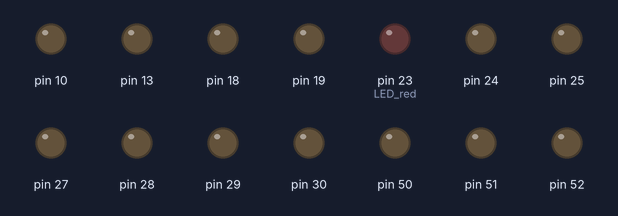
Recording of a sketch running on a simulated Arduino Mega 2560, built with avr-gcc and run on an emulated ATmega2560. On the bench: output pins drawn as LEDs (lit = HIGH). Storage starts empty; what the sketch prints to the serial monitor is not drawn.

Above: at 0.6 s.
Timing chart, 0 to 0.6 s (numbered marks = the images above):
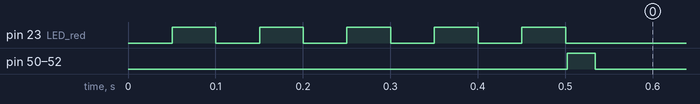

The sketch:

AIRDOS_C.ino
```cpp
#define DEBUG // Please comment it if you are not debugging
String githash = "$Id$";
/*
  AIRDOS02A (RTC, GPS)

3 month endurance with LS 33600 = 7.6 mA

ISP
---
PD0     RX
PD1     TX
RESET#  through 50M capacitor to RST#

SDcard
------
DAT3   SS   4 B4
CMD    MOSI 5 B5
DAT0   MISO 6 B6
CLK    SCK  7 B7

ANALOG
------
+      A0  PA0
-      A1  PA1
RESET  0   PB0

LED
---
LED_red  23  PC7         // LED for Dasa


                     Mighty 1284p
                      +---\/---+
           (D 0) PB0 1|        |40 PA0 (AI 0 / D24)
           (D 1) PB1 2|        |39 PA1 (AI 1 / D25)
      INT2 (D 2) PB2 3|        |38 PA2 (AI 2 / D26)
       PWM (D 3) PB3 4|        |37 PA3 (AI 3 / D27)
    PWM/SS (D 4) PB4 5|        |36 PA4 (AI 4 / D28)
      MOSI (D 5) PB5 6|        |35 PA5 (AI 5 / D29)
  PWM/MISO (D 6) PB6 7|        |34 PA6 (AI 6 / D30)
   PWM/SCK (D 7) PB7 8|        |33 PA7 (AI 7 / D31)
                 RST 9|        |32 AREF
                VCC 10|        |31 GND
                GND 11|        |30 AVCC
              XTAL2 12|        |29 PC7 (D 23)
              XTAL1 13|        |28 PC6 (D 22)
      RX0 (D 8) PD0 14|        |27 PC5 (D 21) TDI
      TX0 (D 9) PD1 15|        |26 PC4 (D 20) TDO
RX1/INT0 (D 10) PD2 16|        |25 PC3 (D 19) TMS
TX1/INT1 (D 11) PD3 17|        |24 PC2 (D 18) TCK
     PWM (D 12) PD4 18|        |23 PC1 (D 17) SDA
     PWM (D 13) PD5 19|        |22 PC0 (D 16) SCL
     PWM (D 14) PD6 20|        |21 PD7 (D 15) PWM
                      +--------+
*/

// Compiled with: Arduino 1.8.5
// MightyCore 2.0.1 https://mcudude.github.io/MightyCore/package_MCUdude_MightyCore_index.json
#include <SD.h>             // Tested with version 1.0.7. (MightyCore)
#include "wiring_private.h"
#include <Wire.h>           // Tested with version 1.0.0.
#include "RTClib.h"         // Tested with version 1.5.4. (NeiroN)

#define LED_red  23 // PC7
#define RESET     0    // PB0
#define GPSpower  26   // PA2
#define SDpower1  1    // PB1
#define SDpower2  2    // PB2
#define SDpower3  3    // PB3
#define SS        4    // PB4
#define MOSI      5    // PB5
#define MISO      6    // PB6
#define SCK       7    // PB7
#define INT       20   // PC4

#define CHANNELS 512   // number of channels in buffer for histogram, including negative numbers
#define GPSerror 70000 // number of cycles for waitig for GPS in case of GPS error
#define GPSdelay 10    // number of measurements beteen obtaining GPS position
#define TRESHOLD 3*GPSdelay  // ionising radiation flux treshold for obtaining GPS position

uint16_t count = 0;
uint32_t serialhash = 0;

RTC_Millis rtc;

// Read Analog Differential without gain (read datashet of ATMega1280 and ATMega2560 for refference)
// Use analogReadDiff(NUM)
//   NUM  | POS PIN             | NEG PIN           |   GAIN
//  0 | A0      | A1      | 1x
//  1 | A1      | A1      | 1x
//  2 | A2      | A1      | 1x
//  3 | A3      | A1      | 1x
//  4 | A4      | A1      | 1x
//  5 | A5      | A1      | 1x
//  6 | A6      | A1      | 1x
//  7 | A7      | A1      | 1x
//  8 | A8      | A9      | 1x
//  9 | A9      | A9      | 1x
//  10  | A10     | A9      | 1x
//  11  | A11     | A9      | 1x
//  12  | A12     | A9      | 1x
//  13  | A13     | A9      | 1x
//  14  | A14     | A9      | 1x
//  15  | A15     | A9      | 1x
#define PIN 0
uint8_t analog_reference = EXTERNAL; // DEFAULT, INTERNAL, INTERNAL1V1, INTERNAL2V56, or EXTERNAL

void setup()
{

  // Open serial communications and wait for port to open:
  Serial.begin(9600);
  while (!Serial)
  {
  ; // wait for serial port to connect. Needed for Leonardo only?
  }

  Serial.println("#Cvak...");

  ADMUX = (analog_reference << 6) | ((PIN | 0x10) & 0x1F);

  ADCSRB = 0;               // Switching ADC to Free Running mode
  sbi(ADCSRA, ADATE);       // ADC autotrigger enable (mandatory for free running mode)
  sbi(ADCSRA, ADSC);        // ADC start the first conversions
  sbi(ADCSRA, 2);           // 0x100 = clock divided by 16, 62.5 kHz, 208 us for 13 cycles of one AD conversion, 24 us fo 1.5 cycle for sample-hold
  cbi(ADCSRA, 1);
  cbi(ADCSRA, 0);

  pinMode(RESET, OUTPUT);   // reset for peak detetor

  //pinMode(SDpower1, OUTPUT);  // SDcard interface
  //pinMode(SDpower2, OUTPUT);
  //pinMode(SDpower3, OUTPUT);
  //pinMode(SS, OUTPUT);
  //pinMode(MOSI, INPUT);
  //pinMode(MISO, INPUT);
  //pinMode(SCK, OUTPUT);

  DDRB = 0b10011110;
  PORTB = 0b00000000;  // SDcard Power OFF

  DDRA = 0b11111100;
  PORTA = 0b00000000;  // SDcard Power OFF
  DDRC = 0b11101100;
  PORTC = 0b00000000;  // SDcard Power OFF
  DDRD = 0b11111100;
  PORTD = 0b00000000;  // SDcard Power OFF

  pinMode(LED_red, OUTPUT);
  digitalWrite(LED_red, LOW);
  digitalWrite(RESET, LOW);

  //!!! Wire.setClock(100000);

  for(int i=0; i<5; i++)
  {
    delay(50);
    digitalWrite(LED_red, HIGH);  // Blink for Dasa
    delay(50);
    digitalWrite(LED_red, LOW);
  }

  Serial.println("#Hmmm...");

  // make a string for device identification output
  String dataString = "$AIRDOS,G," + githash.substring(5,45) + ","; // FW version and Git hash

/*!!!
  Wire.beginTransmission(0x58);                   // request SN from EEPROM
  Wire.write((int)0x08); // MSB
  Wire.write((int)0x00); // LSB
  Wire.endTransmission();
  Wire.requestFrom((uint8_t)0x58, (uint8_t)16);
*/
  for (int8_t reg=0; reg<16; reg++)
  {
    uint8_t serialbyte = 0xFF; //!!!  Wire.read(); // receive a byte
    if (serialbyte<0x10) dataString += "0";
    dataString += String(serialbyte,HEX);
    serialhash += serialbyte;
  }

  {
    DDRB = 0b10111110;
    PORTB = 0b00001111;  // SDcard Power ON

    // make sure that the default chip select pin is set to output
    // see if the card is present and can be initialized:
    if (!SD.begin(SS))
    {
      Serial.println("#Card failed, or not present");
      // don't do anything more:
      return;
    }

    // open the file. note that only one file can be open at a time,
    // so you have to close this one before opening another.
    File dataFile = SD.open("datalog.txt", FILE_WRITE);

    // if the file is available, write to it:
    if (dataFile)
    {
      dataFile.println(dataString);  // write to SDcard (800 ms)
      dataFile.close();

      digitalWrite(LED_red, HIGH);  // Blink for Dasa
      Serial.println(dataString);  // print SN to terminal
      digitalWrite(LED_red, LOW);
    }
    // if the file isn't open, pop up an error:
    else
    {
      Serial.println("#error opening datalog.txt");
    }

    DDRB = 0b10011110;
    PORTB = 0b00000001;  // SDcard Power OFF
  }

}


void loop()
{
  uint8_t lo, hi;
  uint16_t u_sensor, maximum;
  uint16_t buffer[CHANNELS];
  uint16_t offset, old_offset = 0;
  uint32_t flux;

  uint32_t flux_long = 0;

  for(int i=0; i<(GPSdelay); i++)  // measurements between GPS aquisition
  {
    for(int n=0; n<CHANNELS; n++)
    {
      buffer[n]=0;
    }

    // measurement of ADC offset
    ADMUX = (analog_reference << 6) | 0b10001; // Select +A1,-A1 for offset correction
    delay(50);
    ADCSRB = 0;               // Switching ADC to Free Running mode
    sbi(ADCSRA, ADATE);       // ADC autotrigger enable (mandatory for free running mode)
    sbi(ADCSRA, ADSC);        // ADC start the first conversions
    sbi(ADCSRA, 2);           // 0x100 = clock divided by 16, 62.5 kHz, 208 us for 13 cycles of one AD conversion, 24 us fo 1.5 cycle for sample-hold
    cbi(ADCSRA, 1);
    cbi(ADCSRA, 0);
    sbi(ADCSRA, ADIF);                  // reset interrupt flag from ADC
    while (bit_is_clear(ADCSRA, ADIF)); // wait for the first conversion
    sbi(ADCSRA, ADIF);                  // reset interrupt flag from ADC
    lo = ADCL;
    hi = ADCH;
    ADMUX = (analog_reference << 6) | 0b10000; // Select +A0,-A1 for measurement
    ADCSRB = 0;               // Switching ADC to Free Running mode
    sbi(ADCSRA, ADATE);       // ADC autotrigger enable (mandatory for free running mode)
    sbi(ADCSRA, ADSC);        // ADC start the first conversions
    sbi(ADCSRA, 2);           // 0x100 = clock divided by 16, 62.5 kHz, 208 us for 13 cycles of one AD conversion, 24 us fo 1.5 cycle for sample-hold
    cbi(ADCSRA, 1);
    cbi(ADCSRA, 0);
    // combine the two bytes
    u_sensor = (hi << 7) | (lo >> 1);
    // manage negative values
    if (u_sensor <= (CHANNELS/2)-1 ) {u_sensor += (CHANNELS/2);} else {u_sensor -= (CHANNELS/2);}
    if (1 < abs(old_offset - u_sensor)) offset = u_sensor;
    old_offset = offset;

    PORTB = 1;                          // Set reset output for peak detector to H
    sbi(ADCSRA, ADIF);                  // reset interrupt flag from ADC
    while (bit_is_clear(ADCSRA, ADIF)); // wait for the first dummy conversion
    DDRB = 0b10011111;                  // Reset peak detector
    delayMicroseconds(100);             // guaranteed reset
    DDRB = 0b10011110;

    sbi(ADCSRA, ADIF);        // reset interrupt flag from ADC

    uint16_t suppress = 0;

    while (bit_is_clear(ADCSRA, ADIF)); // wait for dummy conversion
    DDRB = 0b10011111;                  // Reset peak detector
    asm("NOP");                         // cca 6 us for 2k2 resistor and 1k capacitor in peak detector
    asm("NOP");
    asm("NOP");
    asm("NOP");
    asm("NOP");
    DDRB = 0b10011110;
    sbi(ADCSRA, ADIF);                  // reset interrupt flag from ADC

    // dosimeter integration
    for (uint16_t i=0; i<46000; i++)    // cca 10 s
    {
      while (bit_is_clear(ADCSRA, ADIF)); // wait for end of conversion
      //delayMicroseconds(24);            // 24 us wait for 1.5 cycle of 62.5 kHz ADC clock for sample/hold for next conversion
      asm("NOP");                         // cca 8 us after loop
      asm("NOP");
      asm("NOP");
      asm("NOP");
      asm("NOP");
      asm("NOP");

      DDRB = 0b10011111;                  // Reset peak detector
      asm("NOP");                         // cca 7 us for 2k2 resistor and 100n capacitor in peak detector
      asm("NOP");
      asm("NOP");
      asm("NOP");
      asm("NOP");
      DDRB = 0b10011110;
      sbi(ADCSRA, ADIF);                  // reset interrupt flag from ADC

      // we have to read ADCL first; doing so locks both ADCL
      // and ADCH until ADCH is read.  reading ADCL second would
      // cause the results of each conversion to be discarded,
      // as ADCL and ADCH would be locked when it completed.
      lo = ADCL;
      hi = ADCH;

      // combine the two bytes
      u_sensor = (hi << 7) | (lo >> 1);

      // manage negative values
      if (u_sensor <= (CHANNELS/2)-1 ) {u_sensor += (CHANNELS/2);} else {u_sensor -= (CHANNELS/2);}

      if (u_sensor > maximum) // filter double detection for pulses between two samples
      {
        maximum = u_sensor;
        suppress++;
      }
      else
      {
        buffer[maximum]++;
        maximum = 0;
      }
    }

    // Data out
    flux = 0;
    {
      DateTime now = rtc.now();

      // make a string for assembling the data to log:
      String dataString = "";

      // make a string for assembling the data to log:
      dataString += "$CANDY,";

      dataString += String(count);
      dataString += ",";

      dataString += String(now.unixtime());
      dataString += ",";

      uint16_t noise = offset+3; // first channel for flux calculation
      #define RANGE 252

      for(int n=offset; n<(offset+RANGE); n++)
      {
        dataString += String(buffer[n]);
        //dataString += "\t";
        dataString += ",";
        //if (n==NOISE) dataString += "*,";
      }

      for(int n=noise; n<(offset+RANGE); n++)
      {
        flux += buffer[n];
      }

      dataString += String(suppress);
      dataString += ",";
      dataString += String(flux);
      dataString += ",";
      dataString += String(offset);

      count++;

      flux_long = flux_long + flux;

     //if (flux>TRESHOLD)
     {
        DDRB = 0b10111110;
        PORTB = 0b00001111;  // SDcard Power ON

        // make sure that the default chip select pin is set to output
        // see if the card is present and can be initialized:
        if (!SD.begin(SS))
        {
          Serial.println("#Card failed, or not present");
          // don't do anything more:
          return;
        }

        // open the file. note that only one file can be open at a time,
        // so you have to close this one before opening another.
        File dataFile = SD.open("datalog.txt", FILE_WRITE);

        // if the file is available, write to it:
        if (dataFile)
        {
          //digitalWrite(LED_red, HIGH);  // Blink for Dasa
          dataFile.println(dataString);  // write to SDcard (800 ms)
          //digitalWrite(LED_red, LOW);
          dataFile.close();
        }
        // if the file isn't open, pop up an error:
        else
        {
          Serial.println("#error opening datalog.txt");
        }

        DDRB = 0b10011110;
        PORTB = 0b00000001;  // SDcard Power OFF
      }

#ifdef DEBUG
#else
      dataString.remove(75);
#endif

      digitalWrite(LED_red, HIGH);  // Blink for Dasa
      Serial.println(dataString);   // print to terminal (additional 700 ms in DEBUG mode)
      digitalWrite(LED_red, LOW);
    }
  }

  // GPS **********************
  if (flux_long>TRESHOLD)
//  if (false)
  {
      // make a string for assembling the data to log:
      String dataString = "";

#define MSG_NO 10    // number of logged NMEA messages

    digitalWrite(GPSpower, HIGH); // GPS Power ON
    delay(100);
    {
      // Switch off Galileo and GLONASS; 68 configuration bytes
      const char cmd[0x3C + 8]={0xB5, 0x62, 0x06, 0x3E, 0x3C, 0x00, 0x00, 0x20, 0x20, 0x07, 0x00, 0x08, 0x10, 0x00, 0x01, 0x00, 0x01, 0x01, 0x01, 0x01, 0x03, 0x00, 0x01, 0x00, 0x01, 0x01, 0x02, 0x04, 0x08, 0x00, 0x00, 0x00, 0x01, 0x01, 0x03, 0x08, 0x10, 0x00, 0x00, 0x00, 0x01, 0x01, 0x04, 0x00, 0x08, 0x00, 0x00, 0x00, 0x01, 0x03, 0x05, 0x00, 0x03, 0x00, 0x00, 0x00, 0x01, 0x05, 0x06, 0x08, 0x0E, 0x00, 0x00, 0x00, 0x01, 0x01, 0x53, 0x1F};
      for (int n=0;n<(0x3C + 8);n++) Serial.write(cmd[n]);
    }
    {
      // airborne <2g; 44 configuration bytes
      const char cmd[0x24 + 8]={0xB5, 0x62 ,0x06 ,0x24 ,0x24 ,0x00 ,0xFF ,0xFF ,0x07 ,0x03 ,0x00 ,0x00 ,0x00 ,0x00 ,0x10 ,0x27 , 0x00 ,0x00 ,0x05 ,0x00 ,0xFA ,0x00 ,0xFA ,0x00 ,0x64 ,0x00 ,0x5E ,0x01 ,0x00 ,0x3C ,0x00 ,0x00 , 0x00 ,0x00 ,0x00 ,0x00 ,0x00 ,0x00 ,0x00 ,0x00 ,0x00 ,0x00 ,0x85 ,0x2A};
      for (int n=0;n<(0x24 + 8);n++) Serial.write(cmd[n]);
    }
    // flush serial buffer
    while (Serial.available()) Serial.read();

    boolean flag = false;
    char incomingByte;
    int messages = 0;
    uint32_t nomessages = 0;

    while(true)
    {
      if (Serial.available())
      {
        // read the incoming byte:
        incomingByte = Serial.read();
        nomessages = 0;

        if (incomingByte == '$') {messages++;}; // Prevent endless waiting
        if (messages > 300) break; // more than 26 s

        if (flag && (incomingByte == '*')) break;
        flag = false;

        if (incomingByte == 'A') flag = true;   // Waiting for FIX
      }
      else
      {
        nomessages++;
        if (nomessages > GPSerror) break; // preventing of forever waiting
      }
    }

    // make a string for assembling the NMEA to log:
    dataString = "";

    flag = false;
    messages = 0;
    nomessages = 0;
    while(true)
    {
      if (Serial.available())
      {
        // read the incoming byte:
        incomingByte = Serial.read();
        nomessages = 0;

        if (incomingByte == '$') {flag = true; messages++;};
        if (messages > MSG_NO) break;

        // say what you got:
        if (flag && (messages<=MSG_NO)) dataString+=incomingByte;
      }
      else
      {
        nomessages++;
        if (nomessages > GPSerror) break; // preventing of forever waiting
      }
    }
    digitalWrite(GPSpower, LOW); // GPS Power OFF

    {
        DDRB = 0b10111110;
        PORTB = 0b00001111;  // SDcard Power ON

        // make sure that the default chip select pin is set to output
        // see if the card is present and can be initialized:
        if (!SD.begin(SS))
        {
          Serial.println("#Card failed, or not present");
          // don't do anything more:
          return;
        }

        // open the file. note that only one file can be open at a time,
        // so you have to close this one before opening another.
        File dataFile = SD.open("datalog.txt", FILE_WRITE);

        // if the file is available, write to it:
        if (dataFile)
        {
          digitalWrite(LED_red, HIGH);  // Blink for Dasa
          dataFile.print(dataString);  // write to SDcard (800 ms)
          digitalWrite(LED_red, LOW);
          dataFile.close();
        }
        // if the file isn't open, pop up an error:
        else
        {
          Serial.println("#error opening datalog.txt");
        }

        DDRB = 0b10011110;
        PORTB = 0b00000001;  // SDcard Power OFF
    }
#ifdef DEBUG
    Serial.print(dataString);  // print to terminal (additional 700 ms)
#endif
  }
}
```
